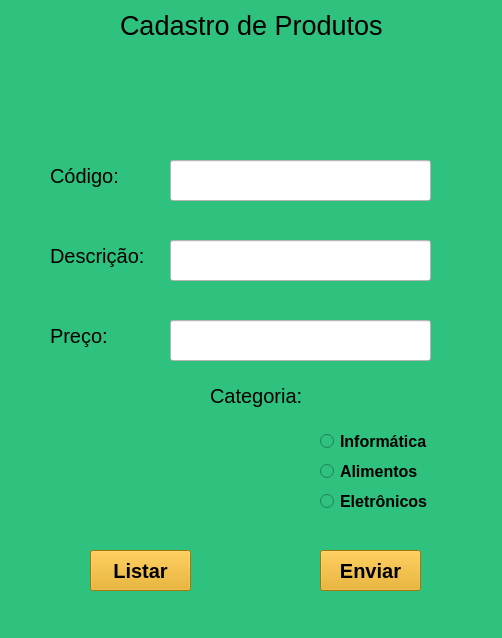
<?xml version="1.0" encoding="UTF-8"?>
<ui version="4.0">
 <class>MainWindow</class>
 <widget class="QMainWindow" name="MainWindow">
  <property name="geometry">
   <rect>
    <x>0</x>
    <y>0</y>
    <width>502</width>
    <height>638</height>
   </rect>
  </property>
  <property name="font">
   <font>
    <pointsize>15</pointsize>
   </font>
  </property>
  <property name="windowTitle">
   <string>MainWindow</string>
  </property>
  <property name="styleSheet">
   <string notr="true">background-color: rgb(46, 194, 126);</string>
  </property>
  <widget class="QWidget" name="centralwidget">
   <widget class="QLabel" name="label">
    <property name="geometry">
     <rect>
      <x>120</x>
      <y>0</y>
      <width>281</width>
      <height>51</height>
     </rect>
    </property>
    <property name="font">
     <font>
      <pointsize>20</pointsize>
     </font>
    </property>
    <property name="styleSheet">
     <string notr="true">color: rgb(51, 209, 122);
color: rgb(0, 0, 0);</string>
    </property>
    <property name="text">
     <string>Cadastro de Produtos</string>
    </property>
   </widget>
   <widget class="QLabel" name="label_2">
    <property name="geometry">
     <rect>
      <x>50</x>
      <y>160</y>
      <width>71</width>
      <height>31</height>
     </rect>
    </property>
    <property name="font">
     <font>
      <pointsize>15</pointsize>
     </font>
    </property>
    <property name="text">
     <string>Código:</string>
    </property>
   </widget>
   <widget class="QLabel" name="label_3">
    <property name="geometry">
     <rect>
      <x>50</x>
      <y>240</y>
      <width>101</width>
      <height>31</height>
     </rect>
    </property>
    <property name="font">
     <font>
      <pointsize>15</pointsize>
     </font>
    </property>
    <property name="text">
     <string>Descrição:</string>
    </property>
   </widget>
   <widget class="QLabel" name="label_4">
    <property name="geometry">
     <rect>
      <x>50</x>
      <y>320</y>
      <width>71</width>
      <height>31</height>
     </rect>
    </property>
    <property name="font">
     <font>
      <pointsize>15</pointsize>
     </font>
    </property>
    <property name="text">
     <string>Preço:</string>
    </property>
   </widget>
   <widget class="QLineEdit" name="codigo">
    <property name="geometry">
     <rect>
      <x>170</x>
      <y>160</y>
      <width>261</width>
      <height>41</height>
     </rect>
    </property>
    <property name="styleSheet">
     <string notr="true">background-color: rgb(255, 255, 255);</string>
    </property>
   </widget>
   <widget class="QLineEdit" name="descricao">
    <property name="geometry">
     <rect>
      <x>170</x>
      <y>240</y>
      <width>261</width>
      <height>41</height>
     </rect>
    </property>
    <property name="styleSheet">
     <string notr="true">background-color: rgb(255, 255, 255);</string>
    </property>
   </widget>
   <widget class="QLineEdit" name="preco">
    <property name="geometry">
     <rect>
      <x>170</x>
      <y>320</y>
      <width>261</width>
      <height>41</height>
     </rect>
    </property>
    <property name="styleSheet">
     <string notr="true">background-color: rgb(255, 255, 255);</string>
    </property>
   </widget>
   <widget class="QRadioButton" name="informatica">
    <property name="geometry">
     <rect>
      <x>320</x>
      <y>430</y>
      <width>112</width>
      <height>23</height>
     </rect>
    </property>
    <property name="font">
     <font>
      <pointsize>12</pointsize>
      <weight>75</weight>
      <bold>true</bold>
     </font>
    </property>
    <property name="text">
     <string>Informática</string>
    </property>
   </widget>
   <widget class="QRadioButton" name="alimentos">
    <property name="geometry">
     <rect>
      <x>320</x>
      <y>460</y>
      <width>112</width>
      <height>23</height>
     </rect>
    </property>
    <property name="font">
     <font>
      <pointsize>12</pointsize>
      <weight>75</weight>
      <bold>true</bold>
     </font>
    </property>
    <property name="text">
     <string>Alimentos</string>
    </property>
   </widget>
   <widget class="QRadioButton" name="eletronicos">
    <property name="geometry">
     <rect>
      <x>320</x>
      <y>490</y>
      <width>112</width>
      <height>23</height>
     </rect>
    </property>
    <property name="font">
     <font>
      <pointsize>12</pointsize>
      <weight>75</weight>
      <bold>true</bold>
     </font>
    </property>
    <property name="text">
     <string>Eletrônicos</string>
    </property>
   </widget>
   <widget class="QLabel" name="label_5">
    <property name="geometry">
     <rect>
      <x>210</x>
      <y>380</y>
      <width>91</width>
      <height>31</height>
     </rect>
    </property>
    <property name="font">
     <font>
      <pointsize>15</pointsize>
     </font>
    </property>
    <property name="text">
     <string>Categoria:</string>
    </property>
   </widget>
   <widget class="QPushButton" name="enviar">
    <property name="geometry">
     <rect>
      <x>320</x>
      <y>550</y>
      <width>101</width>
      <height>41</height>
     </rect>
    </property>
    <property name="font">
     <font>
      <pointsize>15</pointsize>
      <weight>75</weight>
      <bold>true</bold>
     </font>
    </property>
    <property name="styleSheet">
     <string notr="true">background-color: rgb(229, 165, 10);</string>
    </property>
    <property name="text">
     <string>Enviar</string>
    </property>
   </widget>
   <widget class="QPushButton" name="listar">
    <property name="geometry">
     <rect>
      <x>90</x>
      <y>550</y>
      <width>101</width>
      <height>41</height>
     </rect>
    </property>
    <property name="font">
     <font>
      <pointsize>15</pointsize>
      <weight>75</weight>
      <bold>true</bold>
     </font>
    </property>
    <property name="styleSheet">
     <string notr="true">background-color: rgb(229, 165, 10);</string>
    </property>
    <property name="text">
     <string>Listar</string>
    </property>
   </widget>
  </widget>
  <widget class="QMenuBar" name="menubar">
   <property name="geometry">
    <rect>
     <x>0</x>
     <y>0</y>
     <width>502</width>
     <height>22</height>
    </rect>
   </property>
  </widget>
  <widget class="QStatusBar" name="statusbar"/>
 </widget>
 <resources/>
 <connections/>
</ui>
